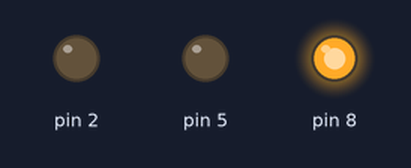
The sketch below on a simulated Arduino Uno, built with avr-gcc and run on an emulated ATmega328P. On the bench: output pins drawn as LEDs (lit = HIGH).

Above: at 0.5 s.
At 1.5 s:
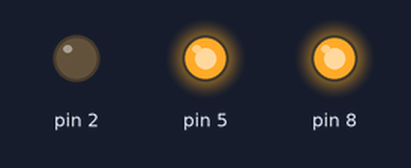
At 2.5 s:
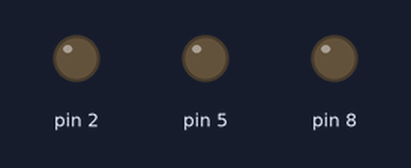
At 3.5 s:
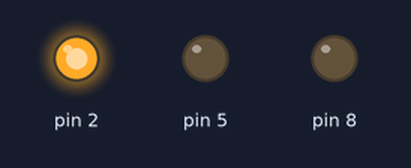
At 4.5 s:
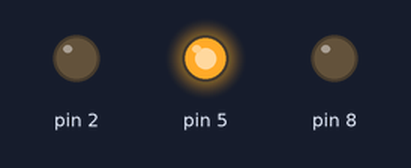
Timing chart, 0 to 6.5 s (numbered marks = the images above):
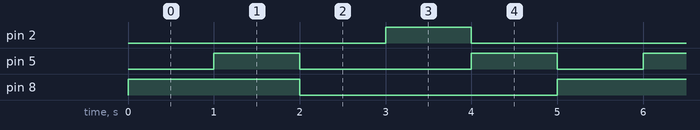

Measured:
- by itself, pin 2: alternates HIGH for 1.0 s and LOW for 4.0 s
- by itself, pin 5: repeats every 5.0 s: LOW 2.0 s, HIGH 1.0 s, LOW 1.0 s, HIGH 1.0 s
- by itself, pin 8: alternates HIGH for 2.0 s and LOW for 3.0 s

The sketch:

led.ino
```cpp
void setup() {
  // put your setup code here, to run once:
  pinMode(2, OUTPUT);
  pinMode(5, OUTPUT);
  pinMode(8, OUTPUT);
}

void loop() {
  // put your main code here, to run repeatedly:
  digitalWrite(8, HIGH);
  digitalWrite(5, LOW);
  digitalWrite(2, LOW);
  delay(1000);
  digitalWrite(5, HIGH);
  delay(1000);
  digitalWrite(8, LOW);
  digitalWrite(5, LOW);
  delay(1000);
  digitalWrite(2, HIGH);
  delay(1000);
  digitalWrite(2, LOW);
  digitalWrite(5, HIGH);
  delay(1000);
}
```
